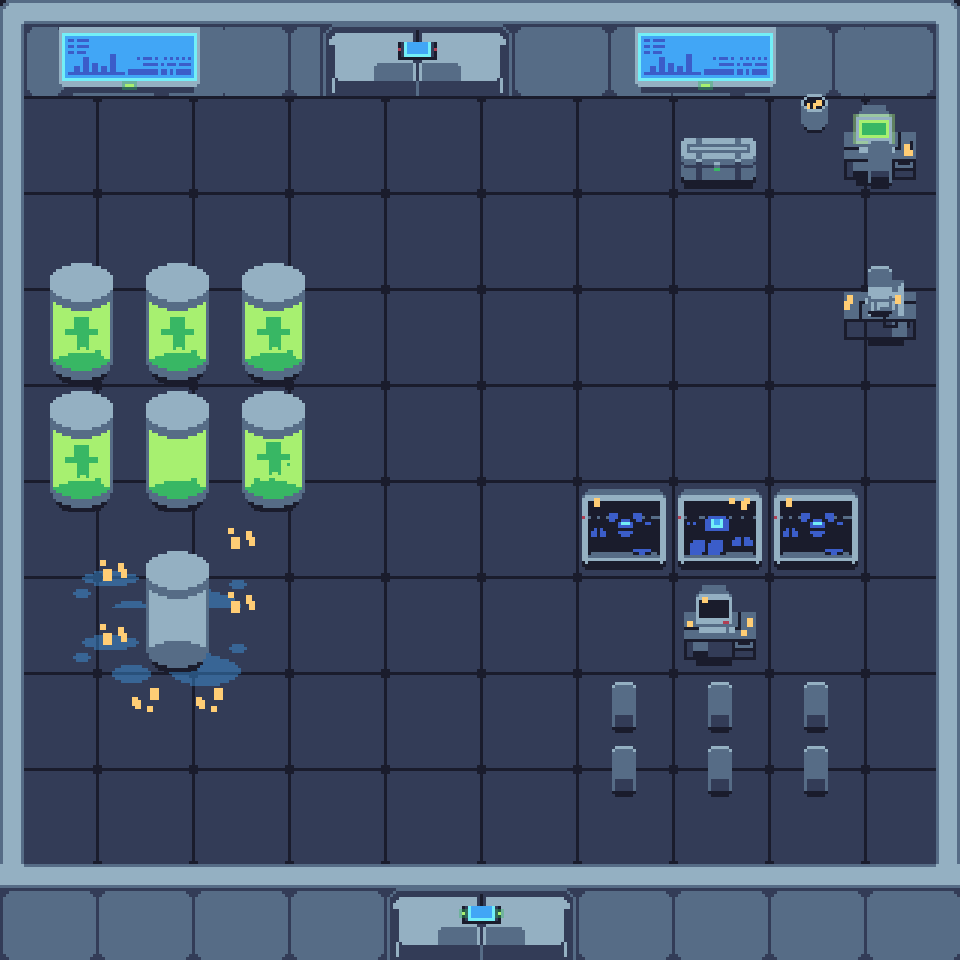

The image is a tile-based game level rendered from a .tmx file. Its description and source (layers, tilesets, objects; grid data summarised) follow:
An orthogonal 30x30 tile map with 32x32 px tiles, 5 tile layers (floor, barrier, water, objects, ...), 2 tilesets and 25 objects.

<map version="1.9" tiledversion="1.9.2" orientation="orthogonal" renderorder="right-down" width="30" height="30" tilewidth="32" tileheight="32" infinite="0" nextlayerid="8" nextobjectid="42">
 <editorsettings>
  <export target="mainlobby.lua" format="lua" />
 </editorsettings>
 <tileset firstgid="1" name="props and items x3" tilewidth="32" tileheight="32" tilecount="4752" columns="72">
  <image source="props and items x3.png" width="2304" height="2112" />
 </tileset>
 <tileset firstgid="4753" name="embed tile" tilewidth="32" tileheight="32" tilecount="7659" columns="111">
  <image source="tileset x3.png" width="3552" height="2208" />
 </tileset>
 <layer id="2" name="floor" width="30" height="30">
  <data>[900 cells, 900 non-empty, 9 distinct tile ids]</data>
 </layer>
 <layer id="1" name="barrier" width="30" height="30">
  <data>[900 cells, 228 non-empty, 79 distinct tile ids]</data>
 </layer>
 <layer id="5" name="water" width="30" height="30">
  <data>[900 cells, 30 non-empty, 18 distinct tile ids]</data>
 </layer>
 <layer id="3" name="objects" width="30" height="30">
  <data>[900 cells, 225 non-empty, 144 distinct tile ids]</data>
 </layer>
 <layer id="4" name="chairs" width="30" height="30">
  <data>[900 cells, 4 non-empty, 4 distinct tile ids]</data>
 </layer>
 <objectgroup id="7" name="Transitions">
  <object id="39" x="324" y="6.66667" width="185.333" height="89.3333" />
  <object id="41" x="385.775" y="863.727" width="189.474" height="88.7624" />
 </objectgroup>
 <objectgroup id="6" name="Walls">
  <object id="3" x="800" y="96" width="32" height="32" />
  <object id="8" x="832" y="288" width="96" height="64" />
  <object id="9" x="576" y="480" width="288" height="96" />
  <object id="10" x="672" y="576" width="96" height="96" />
  <object id="11" x="608" y="672" width="32" height="64" />
  <object id="12" x="608" y="768" width="32" height="32" />
  <object id="18" x="704" y="768" width="32" height="32" />
  <object id="19" x="800" y="768" width="32" height="32" />
  <object id="20" x="704" y="672" width="32" height="64" />
  <object id="21" x="800" y="672" width="32" height="64" />
  <object id="22" x="160" y="544" width="32" height="128" />
  <object id="23" x="32" y="384" width="256" height="128" />
  <object id="24" x="32" y="256" width="256" height="128" />
  <object id="25" x="5.33333" y="8.66667" width="950" height="51.3333" />
  <object id="26" x="8.66667" y="97.3333" width="23.3333" height="853.333" />
  <object id="28" x="928" y="0" width="24.6667" height="950.667" />
  <object id="30" x="672" y="128" width="96" height="32" />
  <object id="31" x="864" y="96" width="64" height="64" />
  <object id="32" x="832" y="96" width="32" height="32" />
  <object id="33" x="832" y="128" width="32" height="32" />
  <object id="36" x="29.3333" y="865.333" width="353.333" height="40" />
  <object id="37" x="580" y="872" width="365.333" height="46.6667" />
  <object id="38" x="392" y="901.333" width="181.333" height="38.6667" />
 </objectgroup>
</map>
